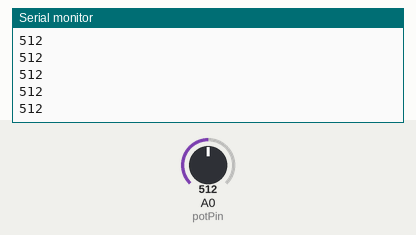
A sketch run on a simulated Arduino Uno, built with avr-gcc and run on an emulated ATmega328P. Shown: the last lines printed to the serial monitor. Inputs (shaded band) come from the test bench; at power-on: A0 (potPin) = 512.

Above: at 1.2 s.
1.3 s: A0 (potPin) set to 716
At 1.31 s:
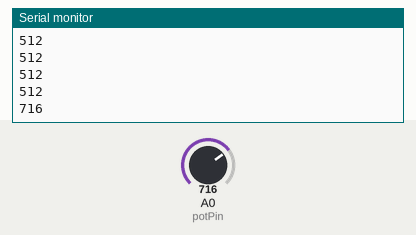
2.8 s: A0 (potPin) set to 900
At 2.81 s:
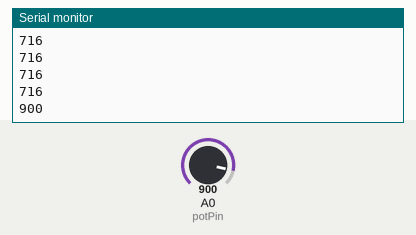
Timing chart, 0 to 5.8 s (numbered marks = the images above; inputs shaded):
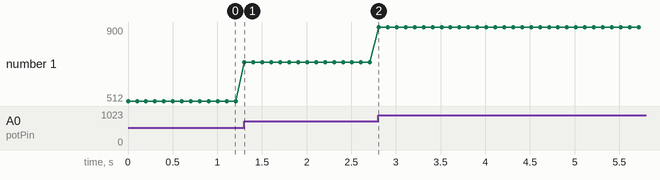

The sketch:

ardionoconnection.ino
```cpp
#define potPin A0
int value;

void setup() {
  Serial.begin(9600); //intailise Serial communication with 9600 baud rate
  pinMode( potPin, INPUT );
}

void loop() {
  value = analogRead( potPin);
  Serial.println(value); //read the sensor and send the value to the Serial
  delay(100); //little delay to prevent Arduino going crazy
}
```

Measured:
- after the input at 1.3 s, the serial monitor: prints a new line at once (image 1)
- after the input at 2.8 s, the serial monitor: prints a new line at once (image 2)
- plotted number 1: 512 → 716 after the input at 1.3 s, 716 → 900 after the input at 2.8 s
